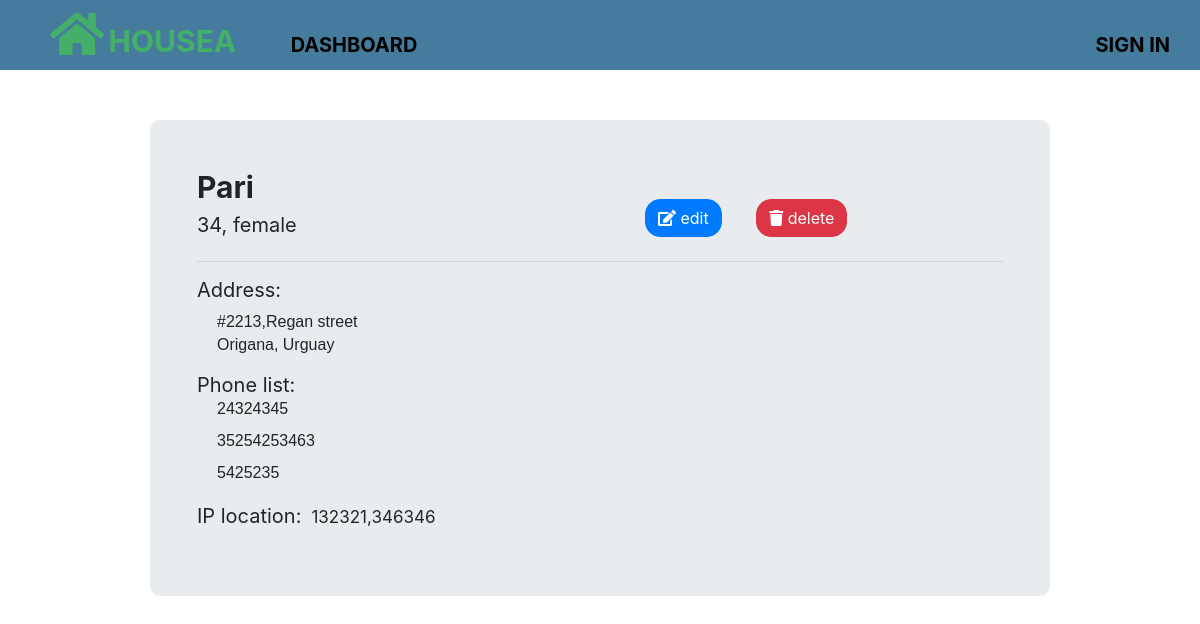
The app's page /tenant/124/pari/ with its own data.
### housea/models.py (models this page shows, shortened)
class Tenant(models.Model):
    GENDER_CHOICE={
        ('male','Male'), ('female','Female')
    }
    name = models.CharField(max_length=40,unique=True)
    age = models.CharField(max_length=2)
    gender = models.CharField(max_length=20, choices=GENDER_CHOICE, default= 'male' )
    slug = models.SlugField(max_length=60)
    mobile_1 = models.CharField(max_length=12,unique=True)
    mobile_2 = models.CharField(max_length=12,unique=True)
    mobile_3 = models.CharField(max_length=12,unique=True)
    address = models.TextField(max_length=200)
    city = models.CharField(max_length=30)
    country = models.CharField(max_length = 30)
    created_on = models.DateTimeField(default = timezone.now)
    location = GeopositionField()

### housea/views.py (the view)
# urls.py: path('tenant/<int:id>/<str:slug>/',views.TenantDetail.as_view(),name='tenant-detail'),
class TenantDetail(DetailView):
    model = Tenant

### housea/templates/housea/tenant_detail.html
{% extends 'housea/base.html' %}
{% block content %}
  <div class="jumbotron" id="detail-jumb">
    <div class="container">
      <div class="row">
        <div class="col">
          <h3>{{ object.name|capfirst }}</h3>
          <h5>{{ object.age }}, {{ object.gender }}</h5>
        </div>
        <div class="col ml-auto" id="detail-btns">
          <a class="btn btn-primary" href="{% url 'tenant-edit' object.id object.slug %}"><i class="fas fa-edit"></i> edit</a>
          <a  class="btn btn-danger" href="{% url 'tenant-delete' object.id object.slug %}"><i class="fas fa-trash"></i> delete</a>
        </div>
      </div>
      <hr>
      <div id="detail-address">
        <h5>Address:</h5>
        <p>{{ object.address }}</p>
        <p id="address-p">{{ object.city }}, {{ object.country }}</p>
      </div>
      <h5>Phone list:</h5>
      <p id="detail-phone-num">{{ object.mobile_1 }}</p>
      <p id="detail-phone-num">{{ object.mobile_2 }}</p>
      <p id="detail-phone-num">{{ object.mobile_3 }}</p>
      <div id="detail-ip">
        <p>IP location:<span>{{ object.location }}</span></p>
      </div>
    </div>
  </div>
{% endblock %}

### housea/static/housea/main.css (style rules this page uses)
body { margin: 0; padding: 0; }
#detail-jumb { margin:50px 300px; border-radius:10px; }
#detail-jumb .container { margin:-15px 0px; }
#detail-jumb .container h3 { font-size: 30px; font-weight:700; }
#detail-jumb .container h5 { font-size: 20px; font-weight:400; }
#detail-address h5 { font-size: 10px; }
#detail-address p { margin-left: 20px; font-family: sans-serif; }
#address-p { margin-top: -17px; }
#detail-phone-num { margin-top: -8px; margin-left: 20px; font-family: sans-serif; }
#detail-ip p { font-size:20px; font-weight: 400; }
#detail-ip p span { margin-left: 10px; font-size: 17px; }
#detail-btns a { margin-bottom: -70px; margin-left: 30px; border-radius: 15px; }
@media only screen and (max-width:1200px) { #detail-jumb { margin:50px 150px; } }

### records on screen
Tenant: name "Pari", age "34", gender "female", address "#2213,Regan street", city "Origana", country "Urguay", mobile_1 "24324345", mobile_2 "35254253463", mobile_3 "5425235", location "132321,346346"
